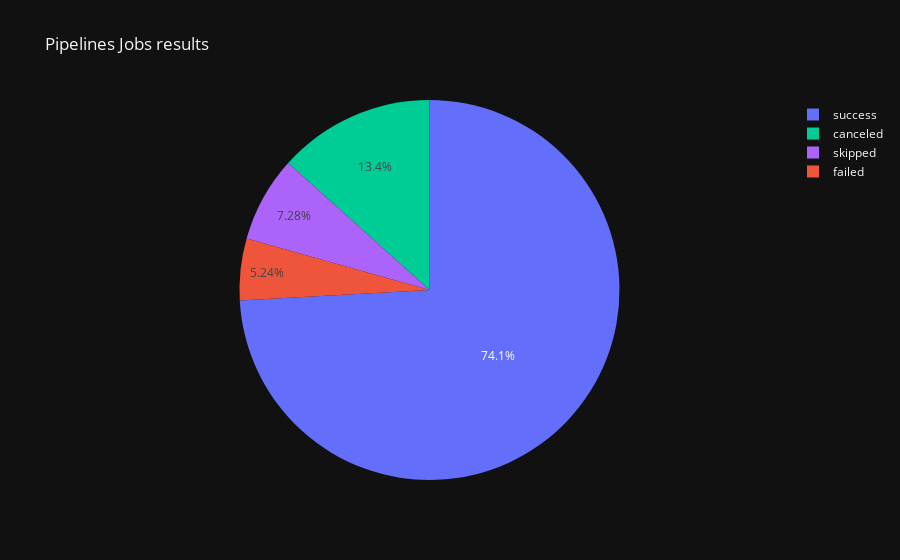

Notebook cell for this chart:
### Code cell
fig = make_subplots(rows=1, cols=2)
fig = px.pie(jobs, names='jobStatus', title='Pipelines Jobs results',color="jobStatus",template=plotly_template)
fig.show()

### Figure 1 — Plotly figure (JSON) as saved in the notebook; plotly's stock layout.template omitted (floating-point values rounded to 4 significant figures; data arrays with more than 128 entries replaced by an {"elided": "..."} marker saying what was removed)
{"data": [{"customdata": {"elided": "7159x1 str values"}, "domain": {"x": [0, 1], "y": [0, 1]}, "hovertemplate": "jobStatus=%{customdata[0]}<extra></extra>", "labels": {"elided": "7159 str values"}, "legendgroup": "", "marker": {"colors": {"elided": "7159 str values"}}, "name": "", "showlegend": true, "type": "pie"}], "layout": {"legend": {"tracegroupgap": 0}, "title": {"text": "Pipelines Jobs results"}}}
